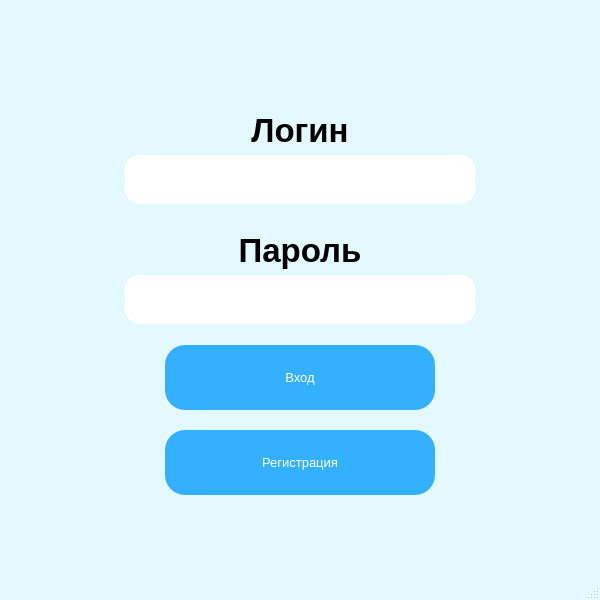
<?xml version="1.0" encoding="UTF-8"?>
<ui version="4.0">
    <class>MainWindow</class>
    <widget class="QMainWindow" name="MainWindow">
        <property name="geometry">
            <rect>
                <x>0</x>
                <y>0</y>
                <width>600</width>
                <height>600</height>
            </rect>
        </property>
        <property name="minimumSize">
            <size>
                <width>600</width>
                <height>600</height>
            </size>
        </property>
        <property name="maximumSize">
            <size>
                <width>600</width>
                <height>600</height>
            </size>
        </property>
        <property name="font">
            <font>
                <family>Arial</family>
                <pointsize>11</pointsize>
                <weight>75</weight>
                <italic>false</italic>
                <bold>true</bold>
            </font>
        </property>
        <property name="cursor">
            <cursorShape>ArrowCursor</cursorShape>
        </property>
        <property name="windowTitle">
            <string>Вход</string>
        </property>
        <property name="windowIcon">
            <iconset>
                <normaloff>../files/app_images/вход.png</normaloff>../files/app_images/вход.png
            </iconset>
        </property>
        <property name="layoutDirection">
            <enum>Qt::LeftToRight</enum>
        </property>
        <property name="styleSheet">
            <string notr="true">QMainWindow {
                background-color: rgb(228, 249, 255);
                }
                QPushButton {
                background-color: rgb(51, 177, 255);
                border-radius: 20px;
                font: 10pt &quot;Arial&quot;;
                color: rgb(255, 255, 255);
                }
                QPushButton:hover {
                border-radius: 24px;
                background-color: rgb(52, 202, 232);
                }
                QPushButton:pressed {
                border-radius: 28px;
                background-color: rgb(0, 222, 0);
                }
                QLineEdit {
                border-radius: 15px;
                }
            </string>
        </property>
        <widget class="QWidget" name="centralwidget">
            <property name="styleSheet">
                <string notr="true">self.setStyleSheet(&quot;background-color: blue&quot;)</string>
            </property>
            <widget class="QLabel" name="label">
                <property name="geometry">
                    <rect>
                        <x>150</x>
                        <y>110</y>
                        <width>300</width>
                        <height>40</height>
                    </rect>
                </property>
                <property name="sizePolicy">
                    <sizepolicy hsizetype="Preferred" vsizetype="Preferred">
                        <horstretch>0</horstretch>
                        <verstretch>0</verstretch>
                    </sizepolicy>
                </property>
                <property name="font">
                    <font>
                        <family>Arial</family>
                        <pointsize>25</pointsize>
                        <weight>75</weight>
                        <italic>false</italic>
                        <bold>true</bold>
                    </font>
                </property>
                <property name="cursor">
                    <cursorShape>ArrowCursor</cursorShape>
                </property>
                <property name="autoFillBackground">
                    <bool>false</bool>
                </property>
                <property name="text">
                    <string>Логин</string>
                </property>
                <property name="textFormat">
                    <enum>Qt::AutoText</enum>
                </property>
                <property name="alignment">
                    <set>Qt::AlignCenter</set>
                </property>
                <property name="margin">
                    <number>0</number>
                </property>
            </widget>
            <widget class="QLineEdit" name="lineEdit">
                <property name="geometry">
                    <rect>
                        <x>125</x>
                        <y>155</y>
                        <width>350</width>
                        <height>49</height>
                    </rect>
                </property>
                <property name="font">
                    <font>
                        <family>MS Shell Dlg 2</family>
                        <pointsize>15</pointsize>
                        <weight>50</weight>
                        <italic>false</italic>
                        <bold>false</bold>
                    </font>
                </property>
                <property name="whatsThis">
                    <string>&lt;html&gt;&lt;head/&gt;&lt;body&gt;&lt;p align=&quot;center&quot;&gt;&lt;span style=&quot;
                        font-size:14pt; font-weight:600;&quot;&gt;Введите логин&lt;/span&gt;&lt;/p&gt;&lt;/body&gt;&lt;/html&gt;
                    </string>
                </property>
                <property name="autoFillBackground">
                    <bool>false</bool>
                </property>
            </widget>
            <widget class="QLabel" name="label_2">
                <property name="geometry">
                    <rect>
                        <x>150</x>
                        <y>230</y>
                        <width>300</width>
                        <height>40</height>
                    </rect>
                </property>
                <property name="sizePolicy">
                    <sizepolicy hsizetype="Preferred" vsizetype="Preferred">
                        <horstretch>0</horstretch>
                        <verstretch>0</verstretch>
                    </sizepolicy>
                </property>
                <property name="font">
                    <font>
                        <family>Arial</family>
                        <pointsize>25</pointsize>
                        <weight>75</weight>
                        <italic>false</italic>
                        <bold>true</bold>
                    </font>
                </property>
                <property name="cursor">
                    <cursorShape>ArrowCursor</cursorShape>
                </property>
                <property name="autoFillBackground">
                    <bool>false</bool>
                </property>
                <property name="text">
                    <string>Пароль</string>
                </property>
                <property name="textFormat">
                    <enum>Qt::AutoText</enum>
                </property>
                <property name="alignment">
                    <set>Qt::AlignCenter</set>
                </property>
                <property name="margin">
                    <number>0</number>
                </property>
            </widget>
            <widget class="QLineEdit" name="lineEdit_2">
                <property name="enabled">
                    <bool>true</bool>
                </property>
                <property name="geometry">
                    <rect>
                        <x>125</x>
                        <y>275</y>
                        <width>350</width>
                        <height>49</height>
                    </rect>
                </property>
                <property name="font">
                    <font>
                        <family>MS Shell Dlg 2</family>
                        <pointsize>15</pointsize>
                        <weight>50</weight>
                        <italic>false</italic>
                        <bold>false</bold>
                    </font>
                </property>
                <property name="tabletTracking">
                    <bool>false</bool>
                </property>
                <property name="whatsThis">
                    <string>&lt;html&gt;&lt;head/&gt;&lt;body&gt;&lt;p align=&quot;center&quot;&gt;&lt;span style=&quot;
                        font-size:12pt; font-weight:600;&quot;&gt;Введите пароль&lt;/span&gt;&lt;/p&gt;&lt;/body&gt;&lt;/html&gt;
                    </string>
                </property>
            </widget>
            <widget class="QPushButton" name="pushButton">
                <property name="enabled">
                    <bool>true</bool>
                </property>
                <property name="geometry">
                    <rect>
                        <x>165</x>
                        <y>345</y>
                        <width>270</width>
                        <height>65</height>
                    </rect>
                </property>
                <property name="font">
                    <font>
                        <family>Arial</family>
                        <pointsize>10</pointsize>
                        <weight>50</weight>
                        <italic>false</italic>
                        <bold>false</bold>
                    </font>
                </property>
                <property name="styleSheet">
                    <string notr="true"/>
                </property>
                <property name="text">
                    <string>Вход</string>
                </property>
            </widget>
            <widget class="QPushButton" name="pushButton_2">
                <property name="enabled">
                    <bool>true</bool>
                </property>
                <property name="geometry">
                    <rect>
                        <x>165</x>
                        <y>430</y>
                        <width>270</width>
                        <height>65</height>
                    </rect>
                </property>
                <property name="font">
                    <font>
                        <family>Arial</family>
                        <pointsize>10</pointsize>
                        <weight>50</weight>
                        <italic>false</italic>
                        <bold>false</bold>
                    </font>
                </property>
                <property name="styleSheet">
                    <string notr="true"/>
                </property>
                <property name="text">
                    <string>Регистрация</string>
                </property>
            </widget>
        </widget>
        <widget class="QStatusBar" name="statusBar">
            <property name="palette">
                <palette>
                    <active>
                        <colorrole role="WindowText">
                            <brush brushstyle="SolidPattern">
                                <color alpha="255">
                                    <red>255</red>
                                    <green>0</green>
                                    <blue>0</blue>
                                </color>
                            </brush>
                        </colorrole>
                        <colorrole role="Button">
                            <brush brushstyle="SolidPattern">
                                <color alpha="255">
                                    <red>205</red>
                                    <green>234</green>
                                    <blue>255</blue>
                                </color>
                            </brush>
                        </colorrole>
                        <colorrole role="Text">
                            <brush brushstyle="SolidPattern">
                                <color alpha="255">
                                    <red>255</red>
                                    <green>0</green>
                                    <blue>0</blue>
                                </color>
                            </brush>
                        </colorrole>
                        <colorrole role="ButtonText">
                            <brush brushstyle="SolidPattern">
                                <color alpha="255">
                                    <red>255</red>
                                    <green>0</green>
                                    <blue>0</blue>
                                </color>
                            </brush>
                        </colorrole>
                        <colorrole role="Base">
                            <brush brushstyle="SolidPattern">
                                <color alpha="255">
                                    <red>205</red>
                                    <green>234</green>
                                    <blue>255</blue>
                                </color>
                            </brush>
                        </colorrole>
                        <colorrole role="Window">
                            <brush brushstyle="SolidPattern">
                                <color alpha="255">
                                    <red>205</red>
                                    <green>234</green>
                                    <blue>255</blue>
                                </color>
                            </brush>
                        </colorrole>
                        <colorrole role="PlaceholderText">
                            <brush brushstyle="NoBrush">
                                <color alpha="128">
                                    <red>255</red>
                                    <green>0</green>
                                    <blue>0</blue>
                                </color>
                            </brush>
                        </colorrole>
                    </active>
                    <inactive>
                        <colorrole role="WindowText">
                            <brush brushstyle="SolidPattern">
                                <color alpha="255">
                                    <red>255</red>
                                    <green>0</green>
                                    <blue>0</blue>
                                </color>
                            </brush>
                        </colorrole>
                        <colorrole role="Button">
                            <brush brushstyle="SolidPattern">
                                <color alpha="255">
                                    <red>205</red>
                                    <green>234</green>
                                    <blue>255</blue>
                                </color>
                            </brush>
                        </colorrole>
                        <colorrole role="Text">
                            <brush brushstyle="SolidPattern">
                                <color alpha="255">
                                    <red>255</red>
                                    <green>0</green>
                                    <blue>0</blue>
                                </color>
                            </brush>
                        </colorrole>
                        <colorrole role="ButtonText">
                            <brush brushstyle="SolidPattern">
                                <color alpha="255">
                                    <red>255</red>
                                    <green>0</green>
                                    <blue>0</blue>
                                </color>
                            </brush>
                        </colorrole>
                        <colorrole role="Base">
                            <brush brushstyle="SolidPattern">
                                <color alpha="255">
                                    <red>205</red>
                                    <green>234</green>
                                    <blue>255</blue>
                                </color>
                            </brush>
                        </colorrole>
                        <colorrole role="Window">
                            <brush brushstyle="SolidPattern">
                                <color alpha="255">
                                    <red>205</red>
                                    <green>234</green>
                                    <blue>255</blue>
                                </color>
                            </brush>
                        </colorrole>
                        <colorrole role="PlaceholderText">
                            <brush brushstyle="NoBrush">
                                <color alpha="128">
                                    <red>255</red>
                                    <green>0</green>
                                    <blue>0</blue>
                                </color>
                            </brush>
                        </colorrole>
                    </inactive>
                    <disabled>
                        <colorrole role="WindowText">
                            <brush brushstyle="SolidPattern">
                                <color alpha="255">
                                    <red>255</red>
                                    <green>0</green>
                                    <blue>0</blue>
                                </color>
                            </brush>
                        </colorrole>
                        <colorrole role="Button">
                            <brush brushstyle="SolidPattern">
                                <color alpha="255">
                                    <red>205</red>
                                    <green>234</green>
                                    <blue>255</blue>
                                </color>
                            </brush>
                        </colorrole>
                        <colorrole role="Text">
                            <brush brushstyle="SolidPattern">
                                <color alpha="255">
                                    <red>255</red>
                                    <green>0</green>
                                    <blue>0</blue>
                                </color>
                            </brush>
                        </colorrole>
                        <colorrole role="ButtonText">
                            <brush brushstyle="SolidPattern">
                                <color alpha="255">
                                    <red>255</red>
                                    <green>0</green>
                                    <blue>0</blue>
                                </color>
                            </brush>
                        </colorrole>
                        <colorrole role="Base">
                            <brush brushstyle="SolidPattern">
                                <color alpha="255">
                                    <red>205</red>
                                    <green>234</green>
                                    <blue>255</blue>
                                </color>
                            </brush>
                        </colorrole>
                        <colorrole role="Window">
                            <brush brushstyle="SolidPattern">
                                <color alpha="255">
                                    <red>205</red>
                                    <green>234</green>
                                    <blue>255</blue>
                                </color>
                            </brush>
                        </colorrole>
                        <colorrole role="PlaceholderText">
                            <brush brushstyle="NoBrush">
                                <color alpha="128">
                                    <red>255</red>
                                    <green>0</green>
                                    <blue>0</blue>
                                </color>
                            </brush>
                        </colorrole>
                    </disabled>
                </palette>
            </property>
            <property name="font">
                <font>
                    <family>Arial</family>
                    <pointsize>13</pointsize>
                    <weight>75</weight>
                    <italic>false</italic>
                    <bold>true</bold>
                </font>
            </property>
            <property name="contextMenuPolicy">
                <enum>Qt::NoContextMenu</enum>
            </property>
            <property name="layoutDirection">
                <enum>Qt::LeftToRight</enum>
            </property>
            <property name="styleSheet">
                <string notr="true">QStatusBar#statusBar {
                    color: red;
                    font: bold;}
                </string>
            </property>
        </widget>
    </widget>
    <resources/>
    <connections/>
</ui>
